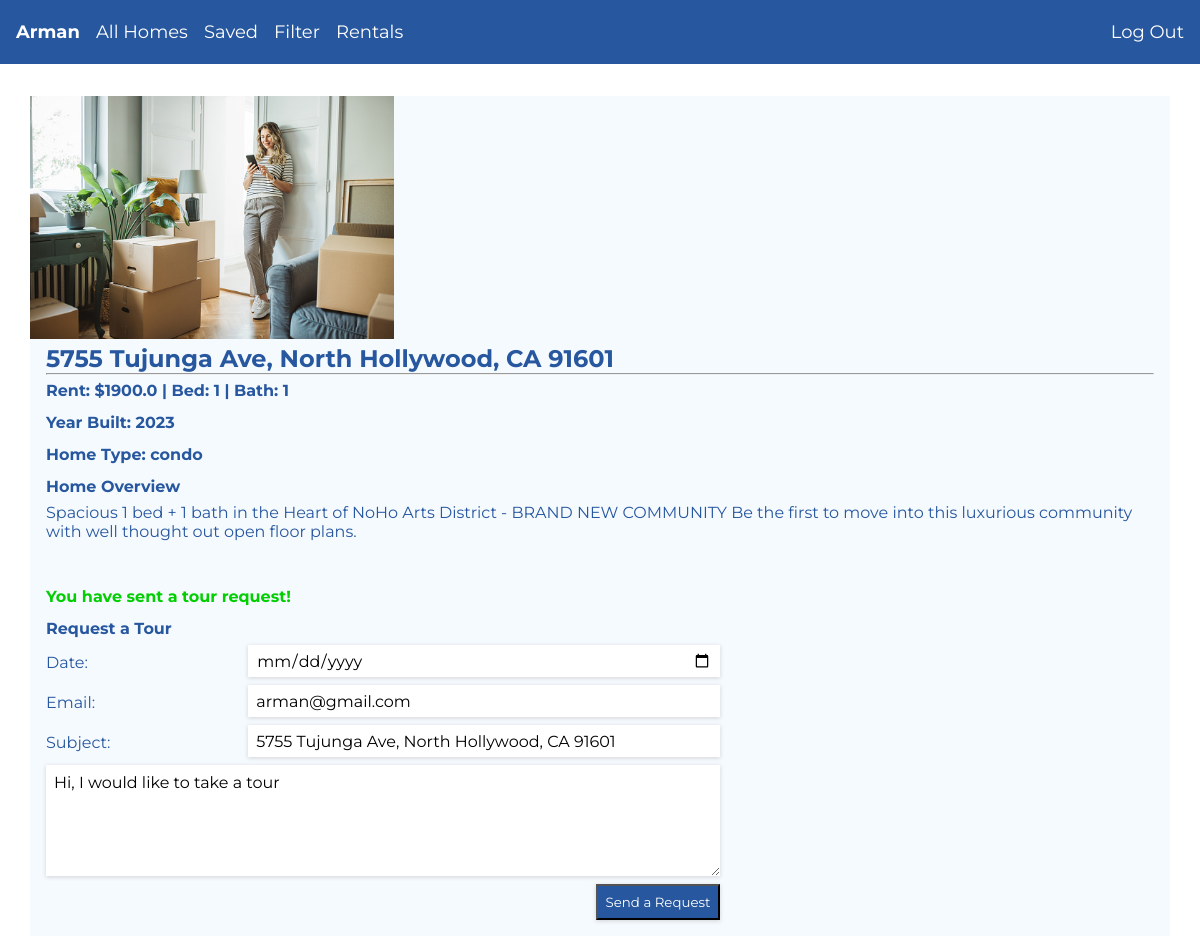
Screenshot of /26 (signed in) with the database file from the repository.
### my_app/models.py (models this page shows, shortened)
class User(AbstractUser):
    pass

class Listing(models.Model):
    home_type = models.ForeignKey(Property, on_delete=models.CASCADE, null=True, blank=True, related_name="listings")
    description = models.TextField(null=True, blank=True)
    address = models.CharField(max_length=100)
    lot = models.FloatField(blank=True, null=True)
    long = models.FloatField(blank=True, null=True)
    price = models.FloatField(max_length=100, null=True, blank=True)
    bed = models.IntegerField(null=True, blank=True)
    bath = models.IntegerField(null=True, blank=True)
    year_built = models.IntegerField(null=True, blank=True)
    image = models.ImageField(upload_to="images/", null=True, blank=True)
    owner = models.ForeignKey(User, on_delete=models.CASCADE, related_name="listings" )
    saved = models.ManyToManyField(User, blank=True, related_name="saved")

class Property(models.Model):
    home_type_name = models.CharField(max_length=100)
    def __str__(self):
        return self.home_type_name

### my_app/views.py (the view, shortened to what this page needs)
# urls.py: path("<int:listing_id>", views.listing_details, name="listing-details"),
@cache_control(no_cache=True, must_revalidate=True, no_store=True)
def listing_details(request, listing_id):
    try:
        if not request.user.is_authenticated:
            return HttpResponseRedirect(reverse("login"))
        listing = Listing.objects.get(id=listing_id)
        tour_requests = TourRequest.objects.filter(recipients=request.user, listing=listing).order_by('date')
        is_request_sent = [i for i in listing.tour_requests.all() if request.user == i.sender]
        return render(request, "my_app/listing-details.html", {
            "listing": listing,
            "tour_requests": tour_requests,
            "is_request_sent": is_request_sent
        })
    except:
        return render(request, "my_app/listing-details.html", {
            "message": "Sorry could not fetch data!"
        })

### my_app/templates/my_app/listing-details.html (shortened to what this page needs)
{% extends "my_app/layout.html" %}
{% block body %}
<section class="listing-details-container">
    {% if message %}
    <p>{{ message }}</p>
    {% else %}
    <div class="listing-details-img">{% if listing.image %}
        <img src="{{ listing.image.url }}" alt="home">
        {% else %}
        <img src="https://www.seekpng.com/png/detail/339-3392184_home-icons-blue-home-icon-blue-png.png" alt="home">
        {% endif %}
    </div>
    <div id='map2' data-lot="{{ listing.lot }}" data-long="{{ listing.long }}">
    </div>
    <div class="listing-details-content">
        <div>
            <h2>{{ listing.address }}</h2>
            <hr>
        </div>
        <div>
            <h4>Rent: ${{ listing.price }} | Bed: {{ listing.bed }} | Bath: {{ listing.bath }}</h4>
            <h4>Year Built: {{ listing.year_built }}</h4>
            <h4>Home Type: {{ listing.home_type }}</h4>
        </div>
        <div>
            <h4>Home Overview</h4>
            <p>{{ listing.description }}</p>
        </div>
    </div>
    <div class="listing-request-wrapper">
        {% if listing.owner != request.user %}
        {% if is_request_sent %}
        <h4 style="color: rgb(2, 206, 2);">You have sent a tour request!</h4>
        {% endif %}
        <h4>Request a Tour</h4>
        <form id="request-form" action="{% url 'listing-details' listing.id %}" method="post">
            <div>
                <label for="date">Date: </label>
                <input type="date" name="date" id="date" required>
            </div>
            <div>
                <label for="email">Email: </label>
                <input type="email" name="email" id="email" value="{{ user.email }}" required>
            </div>
            <div>
                <label for="subject">Subject: </label>
                <input type="text" name="subject" id="address" value="{{ listing.address }}" required>
            </div>
            <div>
                <textarea name="body" cols="30" rows="5" required>Hi, I would like to take a tour </textarea>
            </div>
            <div><button class="request-btn" type="submit">Send a Request</button></div>
        </form>
            {% endif %}
        </div>
    </div>
    {% endif %}
{% endblock %}

### my_app/templates/my_app/layout.html (shortened to what this page needs)
{% load static %}
<!DOCTYPE html>
<html lang="en">
<head>
    <link href='https://api.mapbox.com/mapbox-gl-js/v2.13.0/mapbox-gl.css' rel='stylesheet' />
    <link href="{% static 'my_app/styles.css' %}" rel="stylesheet">
</head>
<body>
    <div class="navbar">
        {% if user.is_authenticated %}
        <b><a class="link" href="{% url 'index' %}">{{ user }}</a></b>
        <div class="dropdown">
            <a class="link" href="{% url 'reset' %}">All Homes</a>
        </div>
        <div class="dropdown">
            <a class="link" href="{% url 'saved' %}">Saved</a>
        </div>
        <div class="dropdown">
            <button class="link">Filter</button>
        </div>
        <div class="dropdown">
            <button class="link">Rentals</button>
        </div>
        <div class="log-out dropdown"><a class="link" href="{% url 'logout' %}">Log Out</a></div>
        {% else %}
        <div><a class="link" href="{% url 'login' %}">Log In</a></div>
        <div><a class="link" href="{% url 'register' %}">Register</a></div>
        {% endif %}
    </div>
    <div class="body">
        {% block body %}
        {% endblock %}
</body>
</html>

### my_app/static/my_app/styles.css (style rules this page uses)
* { margin: 0; padding: 0; box-sizing: border-box; text-decoration: none; list-style-type: none; outline: none; font-family: "Montserrat", sans-serif; }
:root { --color-primary: #27579e; --color-secondary: #f5faff; --box-shadow: 0 1px 4px rgba(194, 194, 194, 0.7); }
body { background-color: white; }
.body { margin-top: 4rem; }
.navbar { position: fixed; z-index: 100; top: 0; width: 100%; height: 4rem; background-color: var(--color-primary); display: flex; align-items: center; padding-left: 1rem; gap: 1rem; }
.link-mobile, .link { background: none; border: none; text-decoration: none; color: white; font-family: inherit; font-size: large; cursor: pointer; }
.log-out { margin-left: auto; margin-right: 1rem; }
.listing-details-container { display: grid; grid-template-columns: repeat(3, 1fr); gap: 1.5rem; grid-auto-rows: minmax(10rem, auto); width: 95%; color: var(--color-primary); background-color: var(--color-secondary); margin: auto; position: relative; top: 2rem; }
#map2 { height: 100%; grid-column: 2/4; grid-row: 1; }
.listing-details-img { grid-column: 1; grid-row: 1/3; }
.listing-details-img img { width: 100%; }
.listing-details-content { grid-column: 2/4; grid-row: 2; padding: 1rem; }
.listing-details-container h4 { line-height: 2; }
.listing-request-wrapper { grid-column: 1/4; grid-row: 3; padding-left: 1rem; }
#request-form { width: 60%; }
#request-form div { display: flex; justify-content: space-between; width: 100%; }
#request-form textarea { width: 100%; border: none; margin-bottom: 0.5rem; padding: 0.5rem; box-shadow: var(--box-shadow); font-size: 1rem; }
#request-form input { width: 70%; border: none; height: 2rem; margin-bottom: 0.5rem; padding: 0.5rem; box-shadow: var(--box-shadow); font-size: 1rem; }
#request-form label { padding: 0.5rem 0; }
.request-btn { color: white; background-color: var(--color-primary); padding: 0.5rem; margin-bottom: 1rem; margin-left: auto; box-shadow: var(--box-shadow); cursor: pointer; }
@media (max-width: 1400px) { .listing-details-content { grid-column: 1/4; grid-row: 2; } }
@media (max-width: 1400px) { .listing-details-container { grid-auto-rows: minmax(17rem, auto); } }
@media (max-width: 1200px) { .listing-details-container { grid-auto-rows: minmax(13rem, auto); } }

### rows the page displays
User: username "Arman", email "arman@gmail.com"
Listing: image (picture), address "5755 Tujunga Ave, North Hollywood, CA 91601", price "1900.0", bed "1", bath "1", year_built "2023", home_type "condo", description "Spacious 1 bed + 1 bath in the Heart of NoHo Arts District - BRAND NEW COMMUNITY Be the first to move into this luxurious community with well thought out open floor plans.", subject "5755 Tujunga Ave, North Hollywood, CA 91601"
